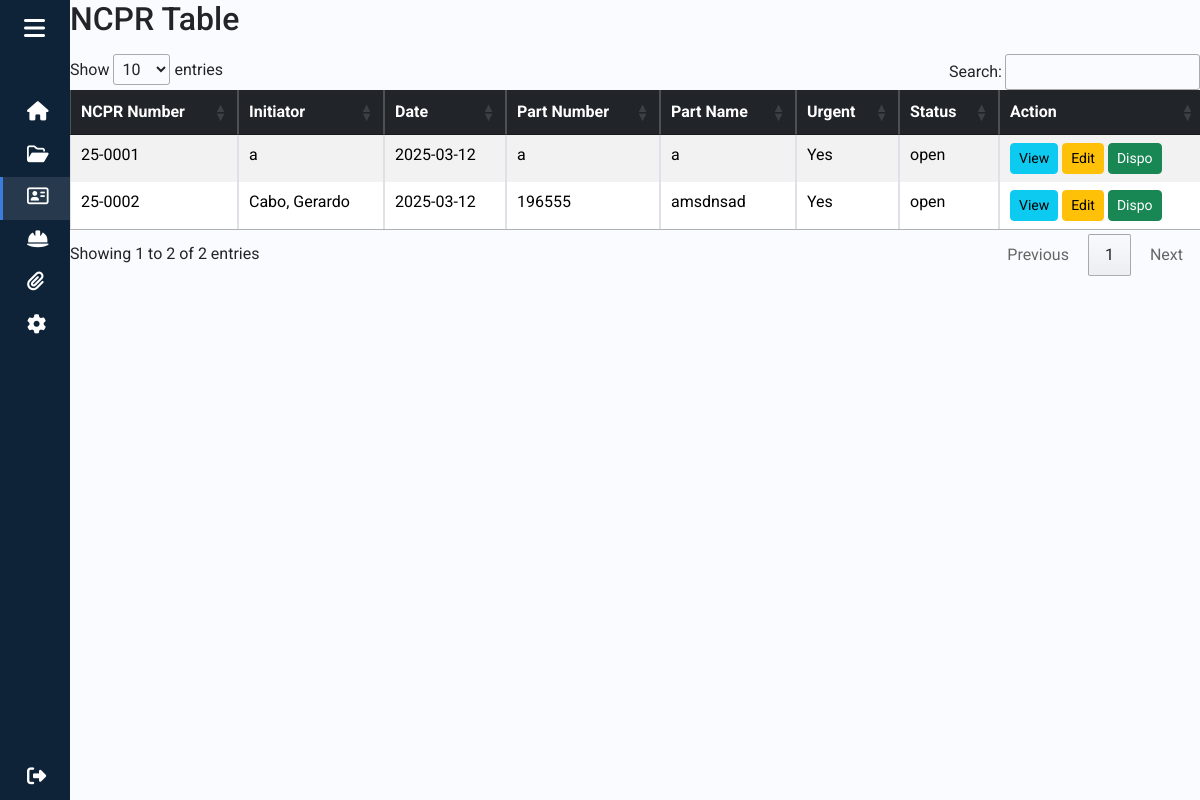
Before: /ncprlist.php with the older database file.
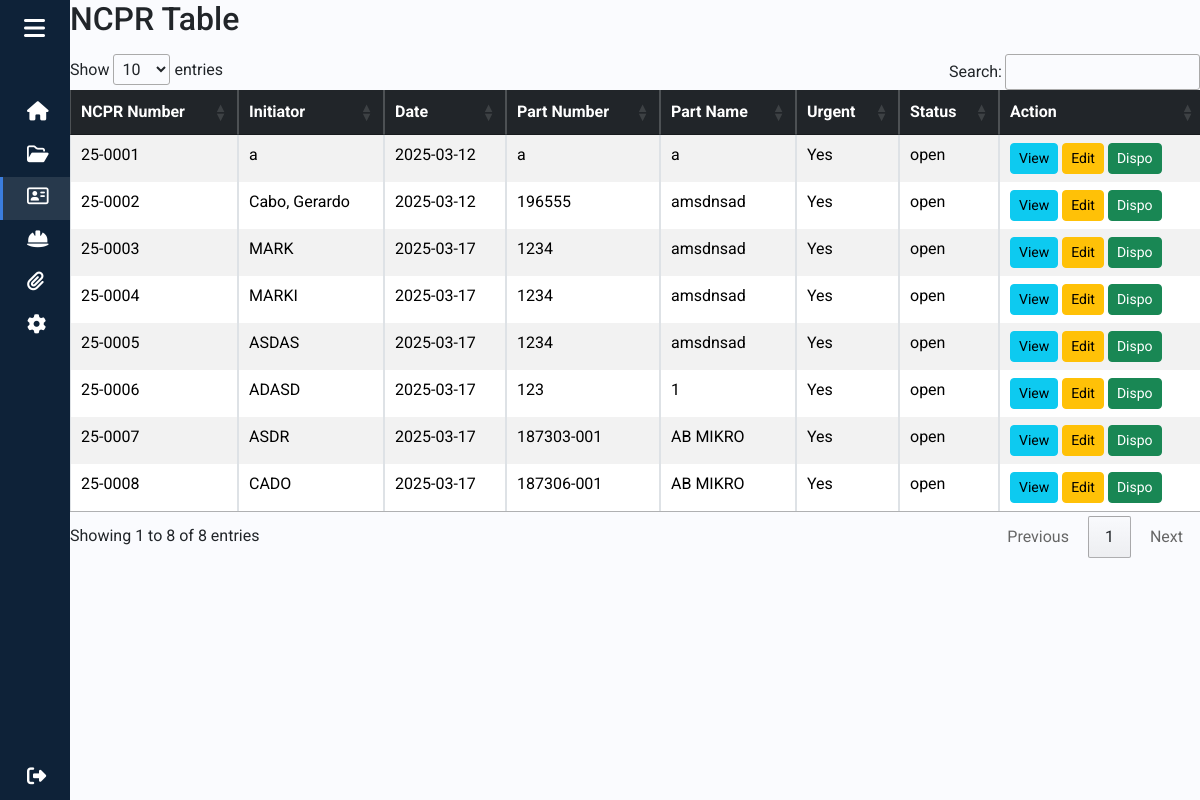
After: the same page with the newer database file.
### tables this page shows
CREATE TABLE `ncpr_table` (
  `id` int(255) NOT NULL,
  `initiator` varchar(255) NOT NULL,
  `ncpr_num` varchar(7) DEFAULT NULL,
  `date` varchar(255) NOT NULL,
  `part_number` varchar(255) NOT NULL,
  `part_name` varchar(255) NOT NULL,
  `process` varchar(255) NOT NULL,
  `urgent` varchar(255) NOT NULL,
  `status` varchar(255) DEFAULT NULL,
  `issue` varchar(255) NOT NULL,
  `awpi` varchar(255) NOT NULL,
  `dc` varchar(255) NOT NULL,
  `deviation` varchar(255) NOT NULL,
  `repeating` varchar(255) NOT NULL,
  `cavity` varchar(255) NOT NULL,
  `machine` varchar(255) NOT NULL,
  `ref` varchar(255) NOT NULL,
  `bg` varchar(255) NOT NULL,
  `one` varchar(255) NOT NULL,
  `one_one` varchar(255) NOT NULL,
  `two` varchar(255) NOT NULL,
  `two_one` varchar(255) NOT NULL,
  `three` varchar(255) NOT NULL,
  `three_one` varchar(255) NOT NULL,
  `four` varchar(255) NOT NULL,
  `five` varchar(255) NOT NULL,
  `six` varchar(255) NOT NULL,
  `seven` varchar(255) NOT NULL,
  `seven_one` varchar(255) NOT NULL,
  `seven_two` varchar(255) NOT NULL,
  `eight` varchar(255) NOT NULL,
  `eight_one` varchar(255) NOT NULL,
  `nine` varchar(255) NOT NULL,
  `nine_one` varchar(255) NOT NULL,
  `recall` varchar(255) NOT NULL,
  `fgparts` varchar(255) NOT NULL,
  `shipment` varchar(255) NOT NULL,
  `ship_sched` varchar(255) NOT NULL,
  `wip` varchar(255) NOT NULL,
  `stop_proc` varchar(255) NOT NULL,
  `location` varchar(255) NOT NULL,
  `mcs` varchar(255) NOT NULL,
  `mcs_details` varchar(255) NOT NULL,
  `customer_notif` varchar(255) NOT NULL
);

### ncprlist.php (the view, shortened to what this page needs)
<?php
include 'connection.php';
$query = "SELECT id, initiator, ncpr_num, date, part_number, part_name, status, urgent FROM ncpr_table";
$result = $conn->query($query);
?>
<!DOCTYPE html>
<html lang="en">
<head>
    <link rel="stylesheet" href="bootstrap/css/bootstrap.min.css">
    <link rel="stylesheet" href="fontawesome-free-6.7.2-web/css/all.min.css">
    <link rel="stylesheet" href="https://cdn.datatables.net/1.13.7/css/jquery.dataTables.min.css">
    <link rel="stylesheet" href="https://cdn.datatables.net/buttons/2.4.2/css/buttons.dataTables.min.css">
</head>
<body class="bg-white">
    <div class="wrapper bg-white">
        <aside id="sidebar">
            <div class="d-flex">
                <button class="toggle-btn" type="button">
                    <i class="fa-solid fa-bars"></i>
                </button>
            </div>
            <ul class="sidebar-nav">
                <li class="sidebar-item">
                    <a href="admin_dashboard.php" class="sidebar-link">
                        <i class="fa-solid fa-house"></i>
                    </a>
                </li>
                <li class="sidebar-item">
                    <a href="ncprfiling.php" class="sidebar-link">
                        <i class="fa-regular fa-folder-open"></i>
                    </a>
                </li>
                <li class="sidebar-item active">
                    <a href="ncprlist.php" class="sidebar-link">
                        <i class="fa-regular fa-address-card"></i>
                    </a>
                </li>
                <li class="sidebar-item">
                    <a href="productkey.php" class="sidebar-link">
                        <i class="fa-solid fa-helmet-safety"></i>
                    </a>
                </li>
                <li class="sidebar-item">
                    <a href="status.php" class="sidebar-link">
                        <i class="fa-solid fa-paperclip"></i>
                    </a>
                </li>
                <li class="sidebar-item">
                    <a href="setting.php" class="sidebar-link">
                        <i class="fa-solid fa-gear"></i>
                    </a>
                </li>
            </ul>
            <div class="sidebar-footer">
                <a href="logout.php" class="sidebar-link">
                    <i class="fa-solid fa-right-from-bracket"></i>
                </a>
            </div>
        </aside>
        <div class="main">
            <div class="page-wrapper">
                <h2 class="mb-3">NCPR Table</h2>
                <table id="ncprTable" class="table table-bordered table-striped">
                    <thead class="table-dark">
                        <tr>
                            <th>NCPR Number</th>
                            <th>Initiator</th>
                            <th>Date</th>
                            <th>Part Number</th>
                            <th>Part Name</th>
                            <th>Urgent</th>
                            <th>Status</th>
                            <th>Action</th>
                        </tr>
                    </thead>
                    <tbody>
                        <?php while ($row = $result->fetch_assoc()): ?>
                            <tr>
                                <td><?php echo $row['ncpr_num']; ?></td>
                                <td><?php echo $row['initiator']; ?></td>
                                <td><?php echo $row['date']; ?></td>
                                <td><?php echo $row['part_number']; ?></td>
                                <td><?php echo $row['part_name']; ?></td>
                                <td><?php echo $row['urgent'] ? 'Yes' : 'No'; ?></td>
                                <td><?php echo $row['status']; ?></td>
                                <td>
                                    <button class="btn btn-info btn-sm view-btn" data-id="<?php echo $row['ncpr_num']; ?>" data-bs-toggle="modal" data-bs-target="#viewModal">
                                        View
                                    </button>
                                    <button class="btn btn-warning btn-sm edit-btn" data-id="<?php echo $row['ncpr_num']; ?>" data-bs-toggle="modal" data-bs-target="#editModal">
                                        <span>Edit</span>
                                    </button>
                                    <button class="btn btn-success btn-sm add-btn" data-id="<?php echo $row['ncpr_num']; ?>" data-bs-toggle="modal" data-bs-target="#addModal">
                                        <span>Dispo</span>
                                    </button>
                                </td>
                            </tr>
                        <?php endwhile; ?>
                    </tbody>
                </table>
            </div>
        </div>
    </div>
</body>
</html>

Changed rows visible on the page:
added ncpr_table: ncpr_num "25-0003", initiator "MARK", date "2025-03-17", part_number "1234", part_name "amsdnsad", urgent "Yes", status "open"
added ncpr_table: ncpr_num "25-0004", initiator "MARKI", date "2025-03-17", part_number "1234", part_name "amsdnsad", urgent "Yes", status "open"
added ncpr_table: ncpr_num "25-0005", initiator "ASDAS", date "2025-03-17", part_number "1234", part_name "amsdnsad", urgent "Yes", status "open"
added ncpr_table: ncpr_num "25-0006", initiator "ADASD", date "2025-03-17", part_number "123", part_name "1", urgent "Yes", status "open"
added ncpr_table: ncpr_num "25-0007", initiator "ASDR", date "2025-03-17", part_number "187303-001", part_name "AB MIKRO", urgent "Yes", status "open"
added ncpr_table: ncpr_num "25-0008", initiator "CADO", date "2025-03-17", part_number "187306-001", part_name "AB MIKRO", urgent "Yes", status "open"
Other visible differences:
text written by a page script: "Show entries Search: Showing 1 to 2 of 2 entries Previous 1 Next" → "Show entries Search: Showing 1 to 8 of 8 entries Previous 1 Next"
